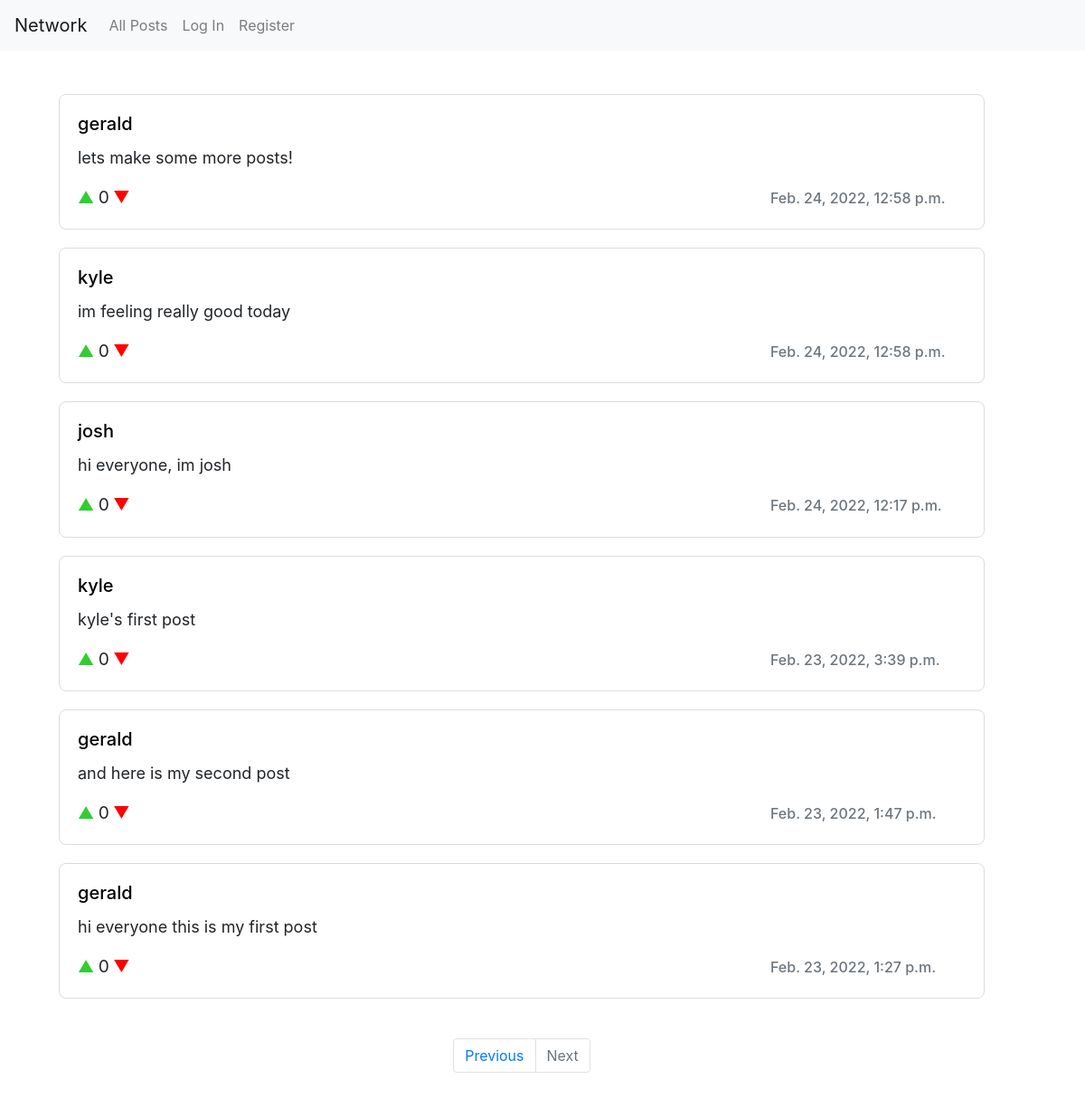
Page /page/3 on the committed database.
### network/models.py (models this page shows)
class Posts(models.Model):
	user = models.ForeignKey(User, on_delete=models.CASCADE)
	dateandtime = models.DateTimeField()
	text = models.TextField(max_length=560)
	likes = models.PositiveIntegerField(default=0)

class User(AbstractUser):
    pass

### network/views.py (the view)
# urls.py: path("page/<int:page_num>", views.page, name="page"),
def page(request, page_num):
    next_page = page_num + 1
    previous_page = page_num - 1
    current_user = request.user
    all_posts = Posts.objects.all().order_by('-dateandtime')
    p = Paginator(all_posts, 10)
    number_of_pages = p.num_pages
    if not page_num:
        posts = p.page(1)
    else:
        posts = p.page(page_num)
    if page_num == 1:
        first_page = True
    else:
        first_page = False
    if page_num >= number_of_pages:
        last_page = True
    else:
        last_page = False
    context = {
        "posts": posts,
        "current_user": current_user,
        "last_page": last_page,
        "first_page": first_page,
        "p": p,
        "current_page": page_num,
        "next_page": next_page,
        "previous_page": previous_page,
    }
    return render(request, "network/index.html", context)

### network/templates/network/index.html (shortened to what this page needs)
{% extends "network/layout.html" %}
{% block body %}
<br><br>
{% for post in posts %}
<div class="card" style="width: 64rem; margin: 0 0 20px 20px; border-radius: 8px; border-color: gainsboro;">
    <div class="card-body">
      <a href="/profile/{{post.user.id}}" id="usernamelink" style="text-decoration: none; color: black;">
          <h5 class="card-title">{{post.user.username}}</h5>
      </a>
      <p class="card-text" style="font-size:large;">{{post.text}}</p>
      <div style="display:inline-block;"><a href="#!" onclick="like('{{ post.id }}')" id="like_button" class="card-link" style="font-size:large; color: limegreen;">▲</a></div>
      <div style="display:inline-block;"><p id="like_count{{post.id}}" class="card-text" style="font-size: larger;">{{post.likes}}</p></div>
      <div style="display:inline-block;"><a href="#!" onclick="unlike('{{ post.id }}')" id="dislike_button" class="card-link" style="font-size:large; color: red;">▼</a></div>
      <div style="display:inline-block; margin-left:44rem;"><h6 class="card-subtitle mb-1 text-muted">{{post.dateandtime}}</h6></div>
    </div>
  </div>
{% endfor %}
<br>
<div style="width: 64rem; margin: 0 0 20px 20px;">
  <div style="display: flex; justify-content: center;">
    <nav aria-label="Page navigation example">
      <ul class="pagination">
        {% if first_page %}
        <li class="page-item disabled"><a class="page-link" href="/page/{{previous_page}}">Previous</a></li>
        {% else %}
        <li class="page-item "><a class="page-link" href="/page/{{previous_page}}">Previous</a></li>
        {% endif %}
        {% if last_page %}
        <li class="page-item disabled"><a class="page-link" href="/page/{{next_page}}">Next</a></li>
        {% else %}
        <li class="page-item"><a class="page-link" href="/page/{{next_page}}">Next</a></li>
        {% endif %}
      </ul>
    </nav>
  </div>
</div>
<br><br><br>
{% endblock %}

### rows in the picture
Posts: user.username "gerald", text "lets make some more posts!", likes "0", dateandtime "Feb. 24, 2022, 12:58 p.m."
Posts: user.username "kyle", text "im feeling really good today", likes "0", dateandtime "Feb. 24, 2022, 12:58 p.m."
Posts: user.username "josh", text "hi everyone, im josh", likes "0", dateandtime "Feb. 24, 2022, 12:17 p.m."
Posts: user.username "kyle", text "kyle's first post", likes "0", dateandtime "Feb. 23, 2022, 3:39 p.m."
Posts: user.username "gerald", text "and here is my second post", likes "0", dateandtime "Feb. 23, 2022, 1:47 p.m."
Posts: user.username "gerald", text "hi everyone this is my first post", likes "0", dateandtime "Feb. 23, 2022, 1:27 p.m."
